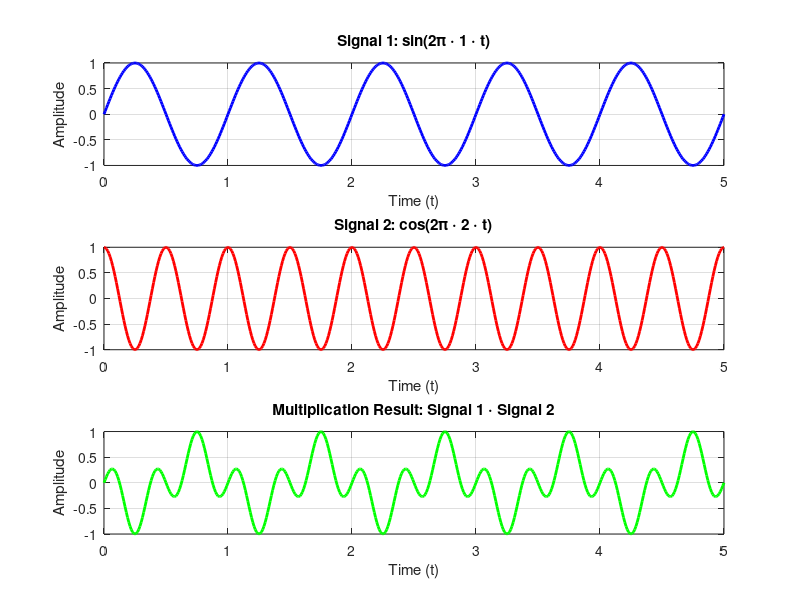

Source code (MATLAB):
% Signal Multiplication

% Clear the workspace and close all figures
clear;
close all;

% Define the time vector
t = 0:0.01:5;

% Define two signals
signal1 = sin(2*pi*1*t);     % Sinusoidal signal with frequency 1 Hz
signal2 = cos(2*pi*2*t);     % Cosine signal with frequency 2 Hz

% Multiplication of signals
multiplication_result = signal1 .* signal2;

% Plot the original signals and the multiplication result
figure;

% Plot Signal 1
subplot(3, 1, 1);
plot(t, signal1, 'b', 'LineWidth', 2);
xlabel('Time (t)');
ylabel('Amplitude');
title('Signal 1: sin(2\pi \cdot 1 \cdot t)');
grid on;

% Plot Signal 2
subplot(3, 1, 2);
plot(t, signal2, 'r', 'LineWidth', 2);
xlabel('Time (t)');
ylabel('Amplitude');
title('Signal 2: cos(2\pi \cdot 2 \cdot t)');
grid on;

% Plot Multiplication Result
subplot(3, 1, 3);
plot(t, multiplication_result, 'g', 'LineWidth', 2);
xlabel('Time (t)');
ylabel('Amplitude');
title('Multiplication Result: Signal 1 \cdot Signal 2');
grid on;
